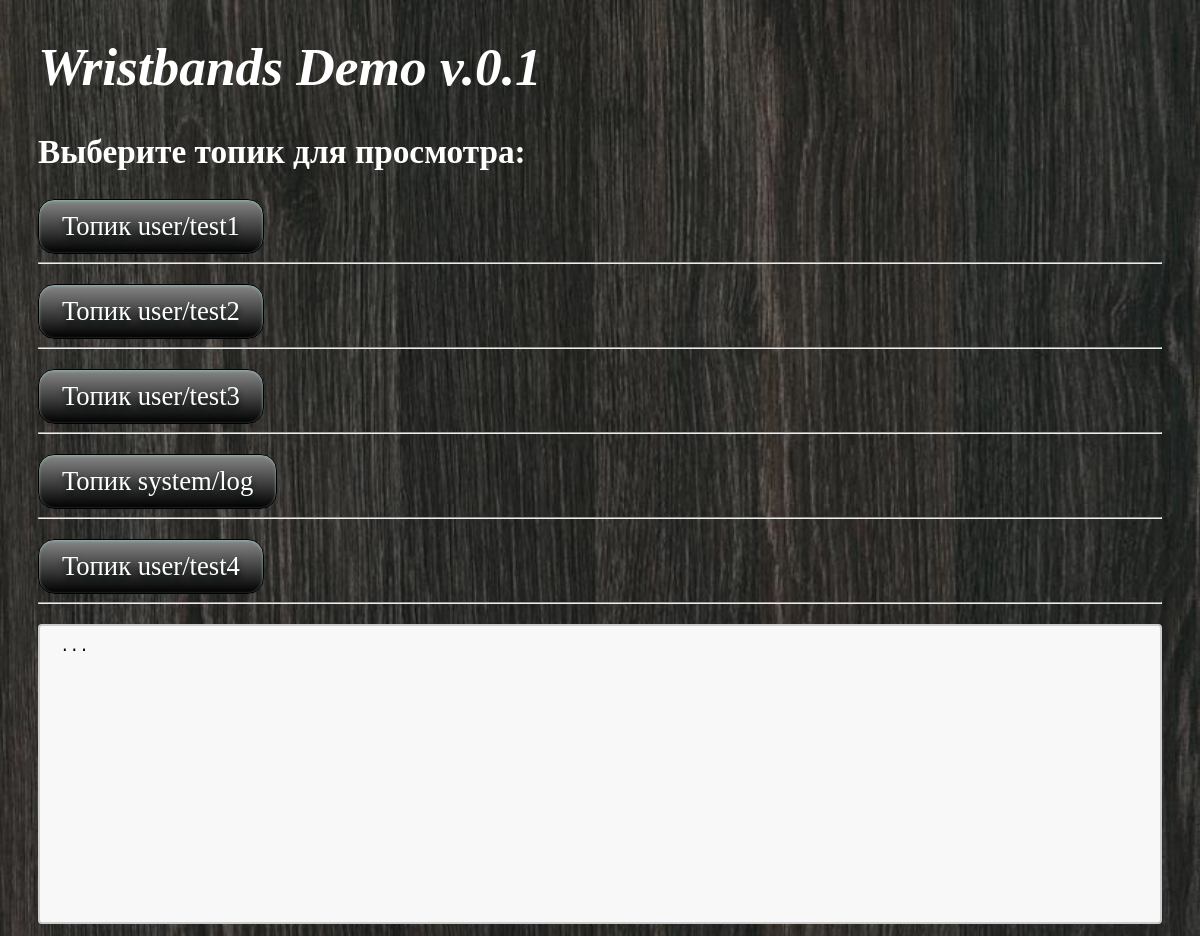
Before: / with the older database file.
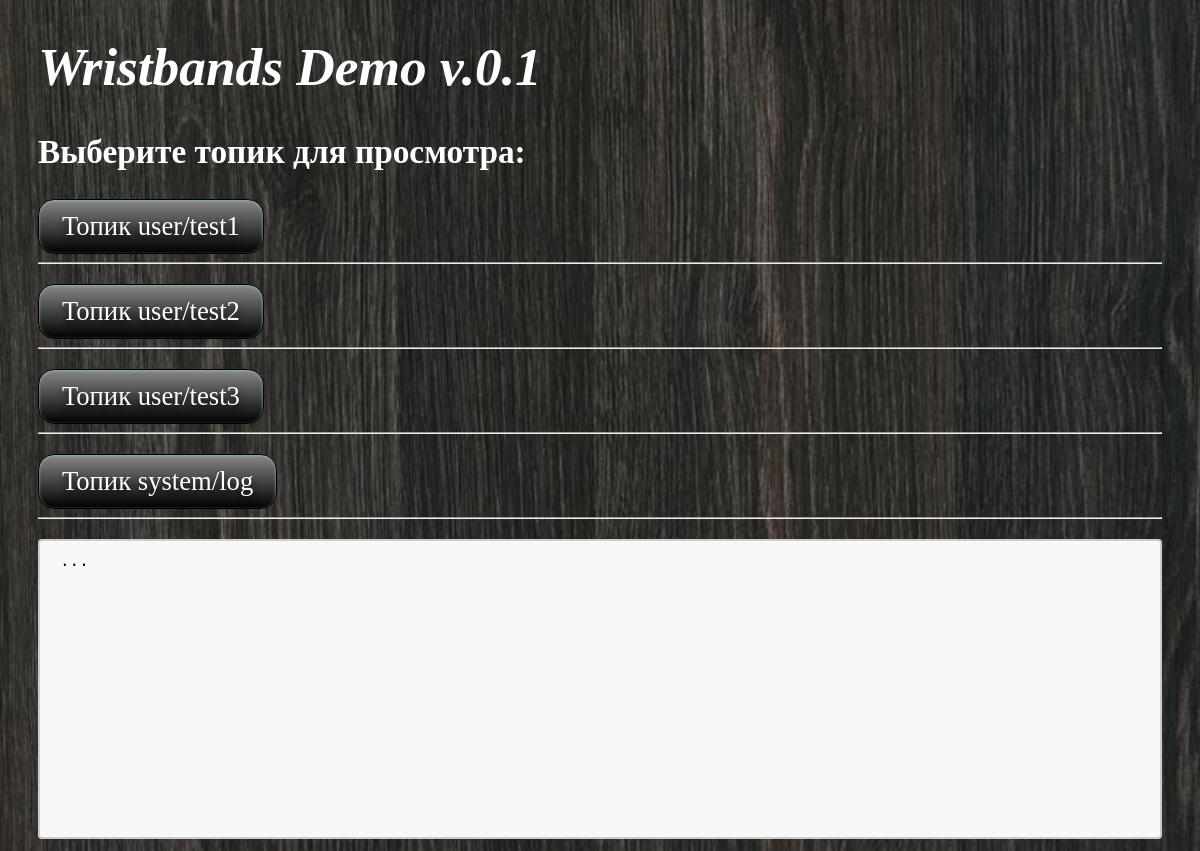
After: the same page with the newer database file.
### core/models.py (models this page shows)
class Topics(models.Model):
    topic_id = models.AutoField(primary_key=True)
    topic = models.CharField(max_length=100, unique=True)

### core/views.py (the view)
# urls.py: path('', main_page, name='main_page'),
def main_page(request):
    Topics_ = Topics.objects.all()
    Messages_ = Messages.objects.all()
    return render(request, 'core/Main_page.html', {'Topics': Topics_, 'Messages': Messages_})

### core/templates/core/Main_page.html (shortened to what this page needs)
<!DOCTYPE html>
{% load static %}
<html lang="en">
<head>
    <link rel="stylesheet" type="text/css" href="{% static 'core/main_page.css' %}">
</head>
<body>
    <h1>Wristbands Demo v.0.1</h1>
    <h2>
        Выберите топик для просмотра:
    </h2>
<div>
{% for topic in Topics %}
    <button id="button" type="button" name="load" value="{{topic.id}}" onclick="load('{{topic.topic_id}}')">Топик {{topic.topic}}</button>
    <hr><p></p>
{%endfor%}
</div>
<textarea id = "texraread" readonly>...</textarea>
</body>
</html>

Changed rows visible on the page:
removed Topics: topic "user/test4"
